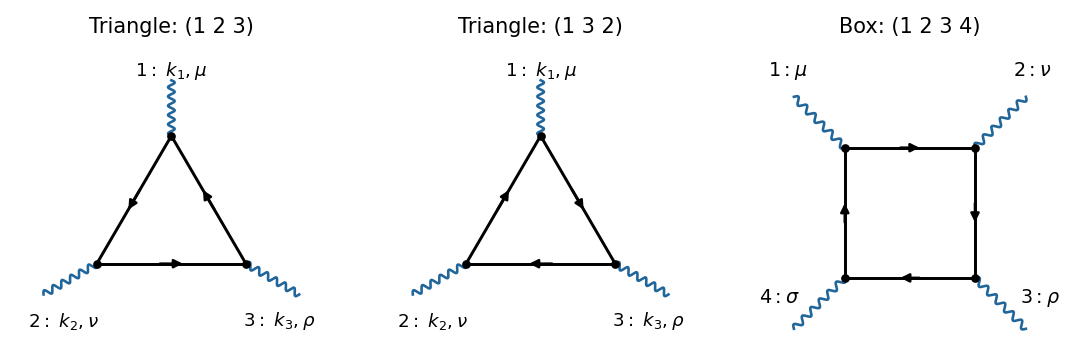

Reproduce this figure in Python.
"""Original diagrams for Oxford A15272W1 (2024), question 2.

Tested with Python 3.14, NumPy 2.3.5 and Matplotlib 3.10.7.
Only the named PNG is written, always in the current working directory.
"""
from pathlib import Path

import matplotlib
matplotlib.use("Agg")
import matplotlib.pyplot as plt
import numpy as np


def fermion(ax, a, b):
    a, b = np.asarray(a), np.asarray(b)
    ax.plot(*np.stack([a, b]).T, color="black", lw=1.7)
    ax.annotate("", xy=a + .60 * (b-a), xytext=a + .40 * (b-a),
                arrowprops={"arrowstyle": "-|>", "color": "black", "lw": 1.5})


def photon(ax, a, b):
    a, b = np.asarray(a), np.asarray(b)
    v = b-a
    normal = np.array([-v[1], v[0]]) / np.linalg.norm(v)
    t = np.linspace(0, 1, 400)
    pts = a[:, None] + v[:, None]*t + .028*normal[:, None]*np.sin(12*np.pi*t)
    ax.plot(*pts, color="#21669b", lw=1.5)


def main():
    fig, axes = plt.subplots(1, 3, figsize=(10.8, 3.5), facecolor="white")
    for ax in axes:
        ax.set(xlim=(-1.3, 1.3), ylim=(-1, 1.3), aspect="equal")
        ax.set_axis_off()
    points = [(0, .65), (-.63, -.43), (.63, -.43)]
    ends = [(0, 1.12), (-1.08, -.69), (1.08, -.69)]
    labels = [(0, 1.20, r"$1:\ k_1,\mu$"), (-.91, -.91, r"$2:\ k_2,\nu$"), (.91, -.91, r"$3:\ k_3,\rho$")]
    for ax, direction in zip(axes[:2], [1, -1]):
        ax.set_title("Triangle: (1 2 3)" if direction == 1 else "Triangle: (1 3 2)", fontsize=12, pad=15)
        for i in range(3):
            a, b = points[i], points[(i+1) % 3]
            fermion(ax, a, b) if direction == 1 else fermion(ax, b, a)
            photon(ax, points[i], ends[i])
            ax.plot(*points[i], "o", color="black", ms=4)
        for x, y, label in labels:
            ax.text(x, y, label, ha="center", va="center", fontsize=10.5)
    ax = axes[2]
    ax.set_title("Box: (1 2 3 4)", fontsize=12, pad=15)
    points = [(-.55, .55), (.55, .55), (.55, -.55), (-.55, -.55)]
    ends = [(-.98, .98), (.98, .98), (.98, -.98), (-.98, -.98)]
    for i in range(4):
        fermion(ax, points[i], points[(i+1) % 4])
        photon(ax, points[i], ends[i])
        ax.plot(*points[i], "o", color="black", ms=4)
    for x, y, label in [(-1.03, 1.16, r"$1:\mu$"), (1.03, 1.16, r"$2:\nu$"),
                        (1.10, -.76, r"$3:\rho$"), (-1.10, -.76, r"$4:\sigma$")]:
        ax.text(x, y, label, ha="center", fontsize=11)
    fig.savefig(Path.cwd() / Path(__file__).with_suffix(".png").name,
                dpi=125, facecolor="white", transparent=False, bbox_inches="tight", pad_inches=.14)
    plt.close(fig)


if __name__ == "__main__":
    main()
